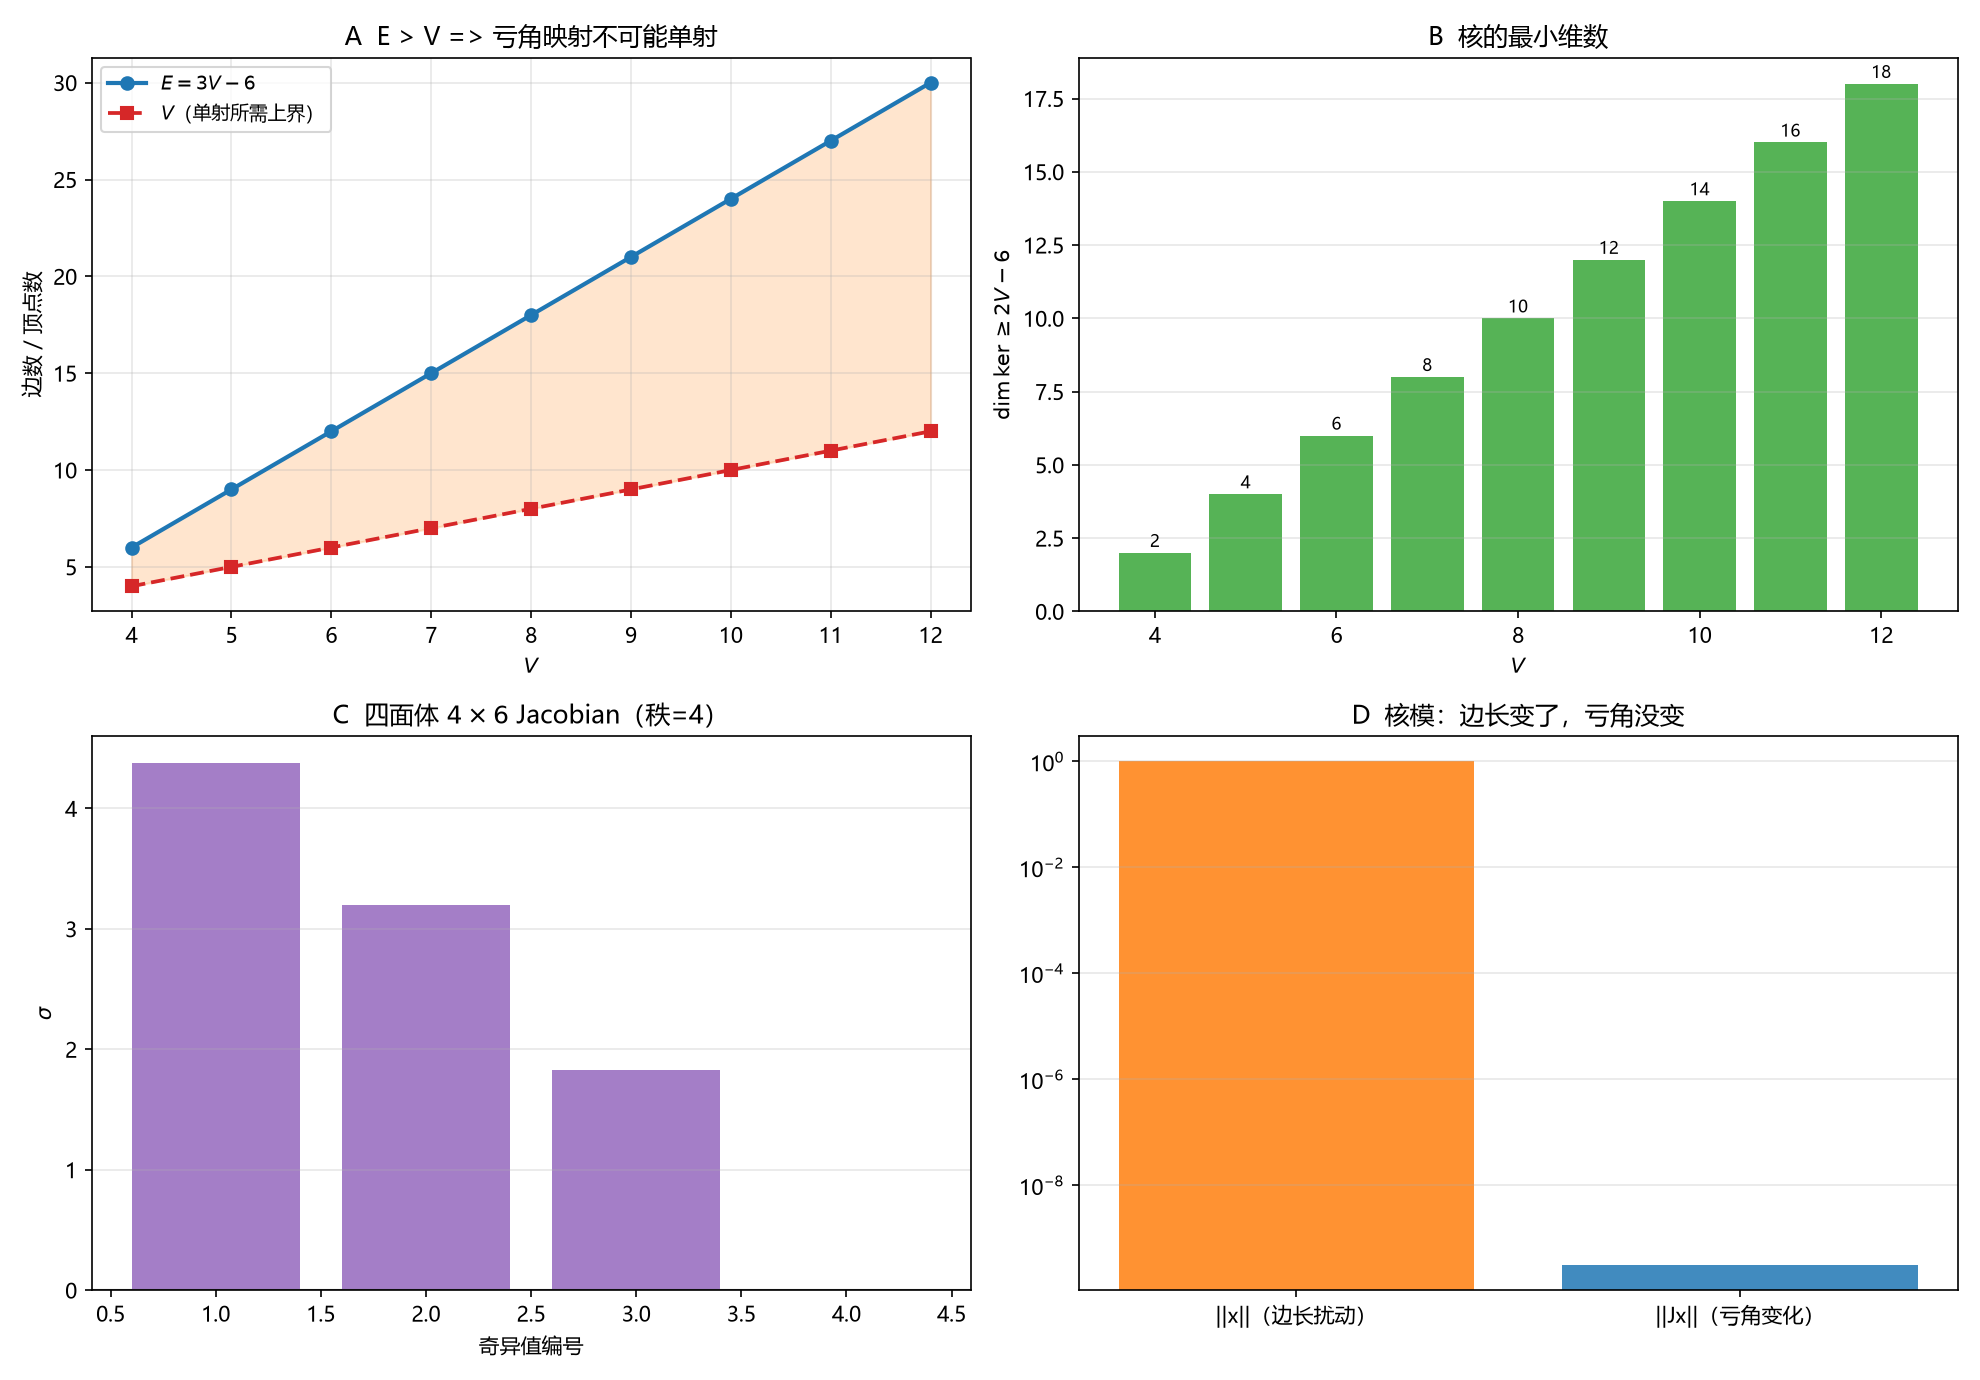

Recreate this plot in Python.
# -*- coding: utf-8 -*-
"""
环 4／`W-3prime` 的数值核对：亏角映射的核。

1. 球面三角化计数 E=3V-6，核下界 dim>=E-V=2V-6；
2. 一般四面体的显式线性化 Jacobian (4x6)，数值秩与核维数；
3. 核向量 x：||Jx||≈0 而 ||x||>0。

计数与 Jacobian 直接计算，无拟合。
"""

import csv
import os

import numpy as np
import matplotlib
matplotlib.use("Agg")
import matplotlib.pyplot as plt

plt.rcParams["font.sans-serif"] = ["Microsoft YaHei", "SimHei", "DejaVu Sans"]
plt.rcParams["axes.unicode_minus"] = False

HERE = os.path.dirname(os.path.abspath(__file__))
OUT_PNG = os.path.join(HERE, "环04_W3prime简正模.png")
OUT_CSV = os.path.join(HERE, "环04_W3prime简正模.csv")

EDGES = [(0, 1), (0, 2), (0, 3), (1, 2), (1, 3), (2, 3)]
FACES = [(0, 1, 2), (0, 1, 3), (0, 2, 3), (1, 2, 3)]


def edge_index(i, j):
    a, b = min(i, j), max(i, j)
    return EDGES.index((a, b))


def deficits(l, faces=FACES):
    """顶点亏角：2*pi 减去各面在该顶点的内角之和。"""
    out = np.zeros(4)
    for (i, j, k) in faces:
        lij, lik, ljk = l[edge_index(i, j)], l[edge_index(i, k)], l[edge_index(j, k)]
        for v, a, b, c in ((i, lij, lik, ljk), (j, lij, ljk, lik), (k, lik, ljk, lij)):
            cosv = (a * a + b * b - c * c) / (2 * a * b)
            cosv = np.clip(cosv, -1.0, 1.0)
            out[v] -= np.arccos(cosv)
    return out + 2 * np.pi


def null_space(A, tol=1e-8):
    _, s, vh = np.linalg.svd(A, full_matrices=True)
    rank = int(np.sum(s > tol))
    return vh[rank:].T, rank


def main():
    rows = []

    # ---- 计数
    print("球面三角化计数（E=3V-6，核下界 2V-6）")
    vs = np.arange(4, 13)
    bounds = []
    for V in vs:
        E = 3 * V - 6
        bound = E - V
        bounds.append(bound)
        print(f"  V={V:2d}  E={E:2d}  dim ker >= {bound:2d}")
        rows.append(("count", V, E, bound, np.nan))

    # ---- 四面体 Jacobian
    pts = np.array([[0.0, 0.0, 0.0], [1.0, 0.2, 0.1], [0.3, 1.1, -0.2],
                    [0.2, -0.1, 0.9]])
    l0 = np.array([np.linalg.norm(pts[i] - pts[j]) for i, j in EDGES])
    h = 1e-6
    J = np.zeros((4, 6))
    for col in range(6):
        lp = l0.copy()
        lm = l0.copy()
        lp[col] += h
        lm[col] -= h
        J[:, col] = (deficits(lp) - deficits(lm)) / (2 * h)
    rank_t = int(np.linalg.matrix_rank(J))
    N, _ = null_space(J)
    kdim = 6 - rank_t
    print(f"\n四面体 Jacobian 秩={rank_t}, 核维数={kdim}, 下界=2")
    print("  奇异值:", np.round(np.linalg.svd(J)[1], 6))
    rows.append(("tetra_rank", rank_t, 6, kdim, np.nan))

    # 核向量验证
    x = N[:, 0] if N.shape[1] else np.zeros(6)
    x = x / np.linalg.norm(x)
    resid = np.linalg.norm(J @ x)
    print(f"  核向量 x: ||x||=1, ||Jx||={resid:.3e}")
    print("  x =", np.round(x, 6))
    rows.append(("null_vector", 0, float(np.linalg.norm(x)), float(resid), np.nan))

    # ---- CSV
    with open(OUT_CSV, "w", newline="", encoding="utf-8-sig") as fh:
        wr = csv.writer(fh)
        wr.writerow(["kind", "x", "y", "y_ref", "extra"])
        wr.writerows(rows)

    # ---- 画图
    fig, ax = plt.subplots(2, 2, figsize=(13.2, 9.2))

    # A 计数
    ax[0, 0].plot(vs, 3 * vs - 6, "o-", lw=2.0, color="tab:blue", label=r"$E=3V-6$")
    ax[0, 0].plot(vs, vs, "s--", lw=1.8, color="tab:red", label=r"$V$（单射所需上界）")
    ax[0, 0].fill_between(vs, vs, 3 * vs - 6, color="tab:orange", alpha=0.2)
    ax[0, 0].set_xlabel(r"$V$")
    ax[0, 0].set_ylabel("边数 / 顶点数")
    ax[0, 0].set_title("A  E > V => 亏角映射不可能单射")
    ax[0, 0].legend(fontsize=9)
    ax[0, 0].grid(alpha=0.3)

    # B 下界
    ax[0, 1].bar(vs, bounds, color="tab:green", alpha=0.8)
    for V, b in zip(vs, bounds):
        ax[0, 1].text(V, b + 0.2, str(b), ha="center", fontsize=8)
    ax[0, 1].set_xlabel(r"$V$")
    ax[0, 1].set_ylabel(r"$\dim\ker \geq 2V-6$")
    ax[0, 1].set_title("B  核的最小维数")
    ax[0, 1].grid(alpha=0.3, axis="y")

    # C 四面体奇异值
    sv = np.linalg.svd(J)[1]
    ax[1, 0].bar(np.arange(1, len(sv) + 1), sv, color="tab:purple", alpha=0.85)
    ax[1, 0].axhline(0.0, color="0.35", lw=1.0)
    ax[1, 0].set_xlabel("奇异值编号")
    ax[1, 0].set_ylabel(r"$\sigma$")
    ax[1, 0].set_title(rf"C  四面体 $4\times6$ Jacobian（秩={rank_t}）")
    ax[1, 0].grid(alpha=0.3, axis="y")

    # D 核向量效果
    ax[1, 1].bar(["||x||（边长扰动）", "||Jx||（亏角变化）"],
                 [np.linalg.norm(x), resid], color=["tab:orange", "tab:blue"], alpha=0.85)
    ax[1, 1].set_yscale("log")
    ax[1, 1].set_title("D  核模：边长变了，亏角没变")
    ax[1, 1].grid(alpha=0.3, axis="y")

    fig.tight_layout()
    fig.savefig(OUT_PNG, dpi=150)
    plt.close(fig)
    print("\nsaved:", OUT_PNG)
    print("saved:", OUT_CSV)


if __name__ == "__main__":
    main()
